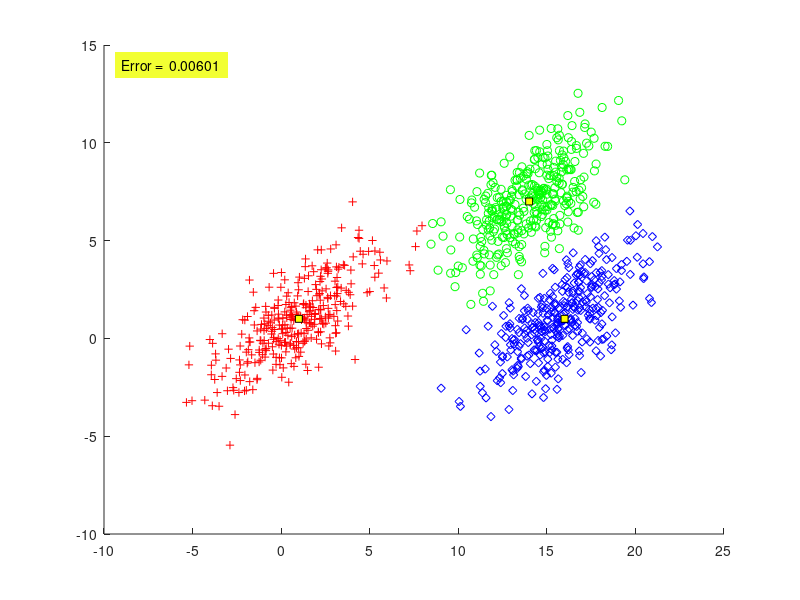

Reproduce this figure in MATLAB.
function Pe=P2_3_Bayes()

N=1000;

m=[1 14 16;1 7 1];
S(:,:,1)=[5 3;3 4];
S(:,:,2)=[5 3;3 4];
S(:,:,3)=[5 3;3 4];
P=[1/3 1/3 1/3 ];

%% (A)
X=[];
y=[];
[l,c]=size(m);
for j=1:c
% Generating the [p(j)*N)] vectors from each distribution
temp=mvnrnd(m(:,j),S(:,:,j),fix(P(j)*N));
% The total number of points may be slightly less than N
% due to the fix operator
X=[X ;temp];
y=[y ones(1,fix(P(j)*N))*j];
end

%% B
% l=dimensionality, c=no. of classes
[l,N]=size(X'); % N=no. of vectors
for i=1:N
for j=1:c
 t(j)=P(j)*comp_gauss_dens_val(m(:,j),...
S(:,:,j),X(i,:));

end
% Determining the maximum quantity Pi*p(x|wi)
 [num,z(i)]=max(t(:));
end
plot_data(X,z,m);

%% C
Pe=compute_error(y,z);
xx=axis;

text(xx(1)+1,xx(4)-1,...
['Error =  ' num2str(Pe,3)],...
'HorizontalAlignment','left',... 
 'BackgroundColor',[.95 1 0.2],...
 'Margin',5);
end
%%
function clas_error=compute_error(y,y_est)
[q,N]=size(y); % N= no. of vectors
c=max(y); % Determining the number of classes
clas_error=0; % Counting the misclassified vectors
for i=1:N
if(y(i) ~= y_est(i))
clas_error=clas_error+1;
end
end
% Computing the classification error
clas_error =clas_error/N;
end
%%
function z=comp_gauss_dens_val(m,S,x)
[l,q]=size(m); % l=dimensionality
z=(1/((2*pi)^ (l/2)*det(S)^ 0.5) )...
*exp(-0.5*(x'-m)'*inv(S)*(x'-m));
end
%% 
function plot_data(X,y,m)
[l,N]=size(X'); % N=no. of data vectors, l=dimensionality
[l,c]=size(m); % c=no. of classes
if(l ~=2)
fprintf('NO PLOT CAN BE GENERATED\n')
return
end
pale=['r+'; 'go'; 'bd'];
figure(2)
% Plot of the data vectors
hold on

for k=1:N
plot(X(k,1),X(k,2),pale(y(k),:))
end
% Plot of the class means
for j=1:c
plot(m(1,j),m(2,j),'--ks',...
                'MarkerFaceColor','y',...
                'MarkerSize',5)
end
end
